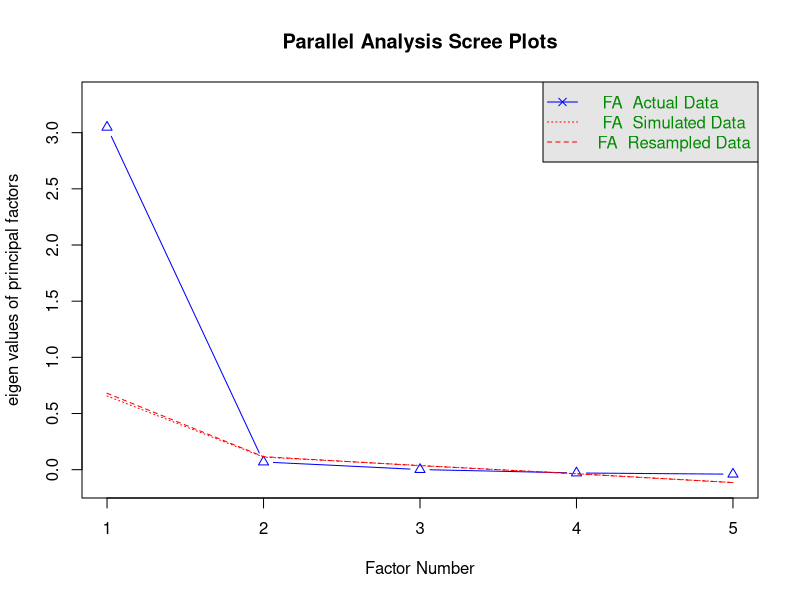
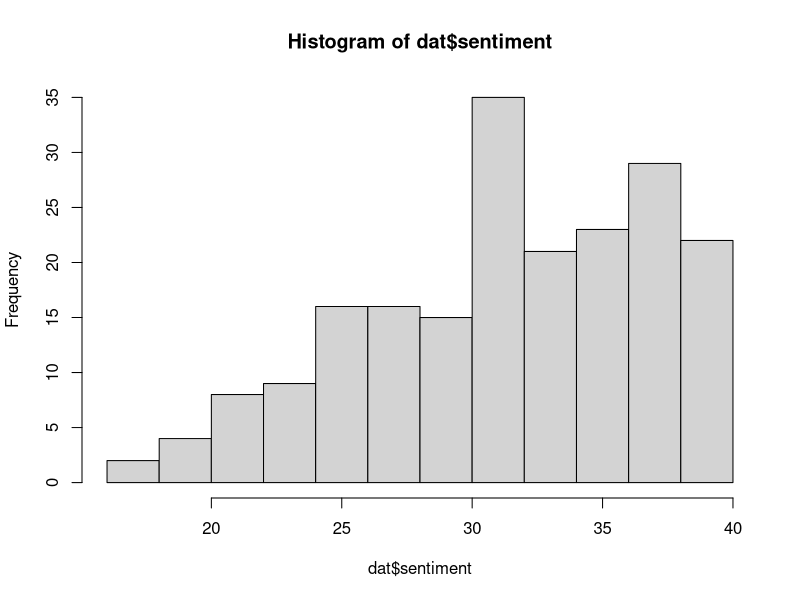

These charts were generated, in order, by the following R code:
## ---- chunk 1
#### LOAD DATA ####
library(psych)
## ---- chunk 2
#### LOAD DATA ####
dat <- read.csv("measurement.csv")
## ---- chunk 3
summary(dat)
## ---- chunk 4
dat <- dat[,-1]
names(dat)
## ---- chunk 5
round(cor(dat), 2)
## ---- chunk 6
fa.parallel(dat, fm = 'minres', fa = 'fa')
## ---- chunk 7
fa(dat, nfactors = 1, fm="minres")$loadings
## ---- chunk 8
psych::alpha(dat)
## ---- chunk 9
dat$sentiment <- rowSums(data.frame(dat$friendly, dat$inviting, dat$awesome, dat$pleasant))

hist(dat$sentiment)
